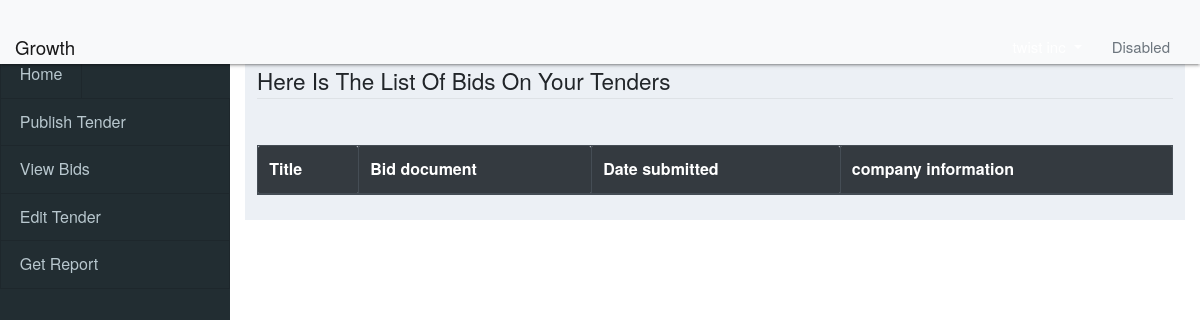
/buyer/view_bids (signed in), run on an earlier commit of the app's database.
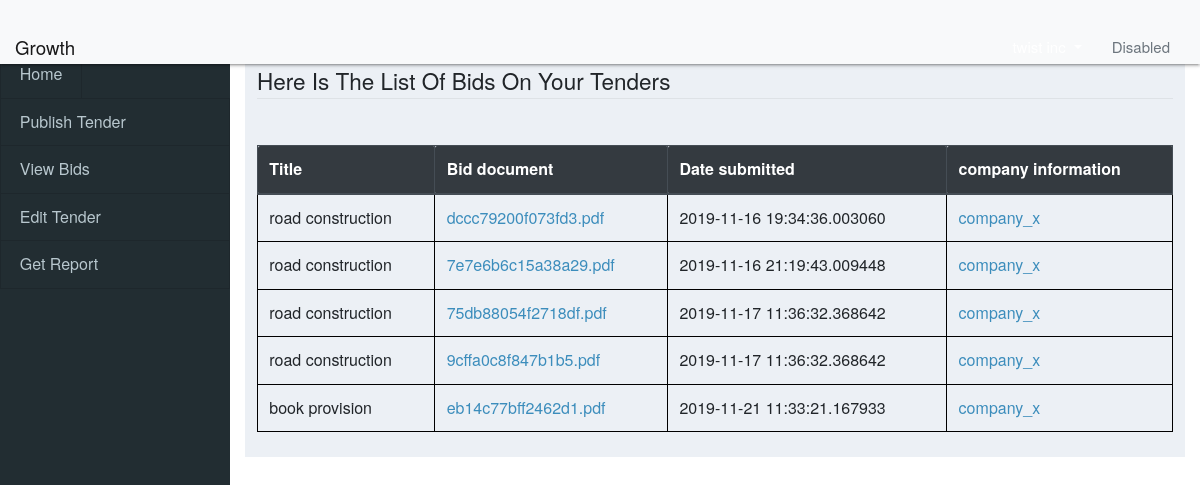
And on a later commit of the database.
### tables this page shows
CREATE TABLE "bidTender" (
	id INTEGER NOT NULL, 
	bid_id INTEGER, 
	tender_id INTEGER, 
	date_submitted DATETIME, 
	PRIMARY KEY (id), 
	FOREIGN KEY(bid_id) REFERENCES bid (id), 
	FOREIGN KEY(tender_id) REFERENCES tenders (id)
);

### tenderingSystem/model.py (models this page shows, shortened)
class Tenders(db.Model):
    id = db.Column(db.INTEGER, primary_key=True, autoincrement=True)
    entity_name = db.Column(db.String(50), nullable=False)
    entity_type = db.Column(db.String(30), nullable=False)
    title = db.Column(db.String(200), nullable=False, unique=True)
    status = db.Column(db.String(8), nullable=False)
    date_published = db.Column(db.DATETIME, default=datetime.utcnow(), nullable=False)
    date_closed = db.Column(db.DATETIME, nullable=False)
    tender_document = db.Column(db.String(100), nullable=False)
    company = db.Column(db.INTEGER, db.ForeignKey("company.id"))
    is_delete = db.Column(db.Boolean, default=False)
    bidTender = db.relationship('Bid', secondary=bidTender, lazy='dynamic',
                                backref=db.backref('tenders', lazy=True))

class Bid(db.Model):
    id = db.Column(db.INTEGER, primary_key=True, autoincrement=True)
    bid_document = db.Column(db.String(50), nullable=False)
    date_submitted = db.Column(db.DATETIME, default=datetime.utcnow())
    bid_poster = db.Column(db.INTEGER, db.ForeignKey('company.id'))

### tenderingSystem/buyerRoutes.py (the view)
@app.route('/buyer/view_bids', methods=["GET", "POST"])
@login_required
def view_bids():
    company = get_company_information()
    if company:
        tenders = db.engine.execute(f"SELECT * FROM bidTender JOIN Bid ON bidTender.bid_id=Bid.id JOIN Tenders "
                                    f"ON bidTender.tender_id=Tenders.id WHERE company={company.id}")
        return render_template('buyer/bids.html', company_name=company.company_name, tenders=tenders)
    return render_template('buyer/bids.html')

### tenderingSystem/helper_functions.py (called while the page is built)
def get_company_information():
    company = Company.query.filter_by(user=current_user.id).first()
    return company

### tenderingSystem/model.py (called while the page is built)
@login_manager.user_loader
def load_user(user_id):
    return Users.query.get(int(user_id))

### tenderingSystem/templates/buyer/bids.html (shortened to what this page needs)
{% extends("buyer/home.html") %}
{% block head %}
    {{ super() }}
{% endblock %}
{% block sidebar %}
    {{ super() }}
    <link rel="stylesheet" type="text/css" href="{{ url_for('static', filename='css/supplier.css') }}">
{% endblock %}
{% block body %}
    <fieldset class="form-group">
        <legend class="border-bottom mb-4">Here Is The List Of Bids On Your Tenders</legend>
        <table class="table">
            <thead class="thead-dark">
                <tr class="table_name">
                    <th>Title</th>
                    <th>Bid document</th>
                    <th>Date submitted</th>
                    <th>company information</th>
                </tr>
            </thead>
            <tbody>
               {% if tenders %}
                    {% for tender in tenders %}
                       <tr>
                           <td>{{ tender.title }}</td>
                           <td><a href="{{ url_for('download_bds_document', document_name=tender.bid_document) }}" target="_blank">{{ tender.bid_document }}</a></td>
                           <td>{{ tender.date_submitted }}</td>
                           <td><a href="#" data-toggle="modal" data-target="#exampleModal">{{ "company_x" }}</a></td>
                       </tr>
                   {% endfor %}
               {% endif %}
            </tbody>
        </table>
    </fieldset>
{% endblock %}

### tenderingSystem/templates/buyer/home.html (shortened to what this page needs)
{% extends("buyer.html") %}
{% block head %}
    {{ super() }}
    <link rel="stylesheet" href="{{ url_for('static', filename='css/_all-skins.min.css') }}">
    <link rel="stylesheet" href="{{ url_for('static', filename='css/adminLTE.min.css') }}">
    <link rel="stylesheet" href="{{ url_for('static', filename='css/ionicons.min.css') }}">
    <link rel="stylesheet" href="{{ url_for('static', filename='css/buyer.css') }}">
{% endblock %}
{% block sidebar %}
    <div>
        <ul>
            <li class="waves-effect waves-red sidebar-links"><a  href="{{ url_for('buyer_home') }}">Home</a></li>
            <li class="sidebar-links"><a  href="{{ url_for('publish_tender') }}">Publish Tender</a></li>
            <li class="sidebar-links"><a  href="{{ url_for('view_bids') }}">View Bids</a></li>
            <li class="sidebar-links"><a  href="{{ url_for('edit_tender') }}">Edit Tender</a></li>
            <li class="sidebar-links"><a  href="{{ url_for('get_report') }}">Get Report</a></li>
        </ul>
    </div>
{% endblock %}

### tenderingSystem/templates/buyer.html (shortened to what this page needs)
<!doctype html>
<html lang="en">
  <head>
      {% block head %}
        <link rel="stylesheet" href="https://stackpath.bootstrapcdn.com/bootstrap/4.3.1/css/bootstrap.min.css">
        <link type="text/css" rel="stylesheet" href="css/materialize.min.css" media="screen,projection" />
          <link rel="stylesheet" href="{{ url_for('static', filename='css/_all-skins.min.css') }}">
        <link rel="stylesheet" href="{{ url_for('static', filename='css/adminLTE.min.css') }}">
        <link rel="stylesheet" href="{{ url_for('static', filename='css/ionicons.min.css') }}">
      {% endblock %}
  </head>
  <body class="skin-blue sidebar-mini" style="height: auto; min-height: 100%;">
  <nav class="navbar  navbar-light bg-light sticky-top">
      {% if current_user.user_type == "supplier" %}
          <a class="navbar-brand logo" href="{{ url_for('supplier_home') }}">Growth</a>
      {% elif current_user.user_type == "buyer" %}
          <a class="navbar-brand logo" href="{{ url_for('buyer_home') }}">Growth</a>
      {% endif %}
      <ul class="nav justify-content-end">
          <li class="nav-item dropdown">
              {% if company_name %}
              <a class="nav-link dropdown-toggle" href="#" id="navbarDropdown" role="button" data-toggle="dropdown" aria-haspopup="true" aria-expanded="false">
              </a>
              {% else %}
                  <a class="nav-link dropdown-toggle" href="#" id="navbarDropdown" role="button" data-toggle="dropdown" aria-haspopup="true" aria-expanded="false">
                  Settings
              </a>
              {% endif %}
          </li>
          <li class="nav-item">
            <a class="nav-link disabled" href="#" tabindex="-1" aria-disabled="true">Disabled</a>
          </li>
      </ul>
  </nav>
   <div class="container-fluid">
       <aside class="main-sidebar">
           <section class="sidebar" style="height: auto;">{% block sidebar %}{% endblock %}</section></aside>
       <main class="content-wrapper" style="min-height: auto;">{% block body %}{% endblock %}</main>
       <div class="col-12 col-md-3 col-xl-2 bd-sidebar pt-4 position-sticky">{% block r_sidebar %}{% endblock %}</div>
  </div>
  </body>
</html>

### tenderingSystem/static/css/buyer.css (style rules this page uses)
* { margin:0; padding: 0; font-size: 16px; list-style: none; text-decoration: none; }
.sidebar-links a { position: relative; display: block; text-decoration: none; padding: .75rem 1.25rem; margin-bottom: -1px; background-color: #222d32; border: 1px solid rgba(0, 0, 0, 0.125); border-top-color: rgba(0, 0, 0, .125); transition: all 0.3s ease-in-out 0s; }

### tenderingSystem/static/css/supplier.css (style rules this page uses)
.table { border: 1px; margin-top: 2%; }
.table_name { color: powderblue; }
table, tr, td, th { border: 1px solid black; border-collapse: collapse; }

What changed in the data, as far as the page shows it:
added bidTender: title "road construction", bid_document "dccc79200f073fd3.pdf", date_submitted "2019-11-16 19:34:36.003060", value "company_x"
added bidTender: title "road construction", bid_document "7e7e6b6c15a38a29.pdf", date_submitted "2019-11-16 21:19:43.009448", value "company_x"
added bidTender: title "road construction", bid_document "75db88054f2718df.pdf", date_submitted "2019-11-17 11:36:32.368642", value "company_x"
added bidTender: title "road construction", bid_document "9cffa0c8f847b1b5.pdf", date_submitted "2019-11-17 11:36:32.368642", value "company_x"
added bidTender: title "book provision", bid_document "eb14c77bff2462d1.pdf", date_submitted "2019-11-21 11:33:21.167933", value "company_x"
